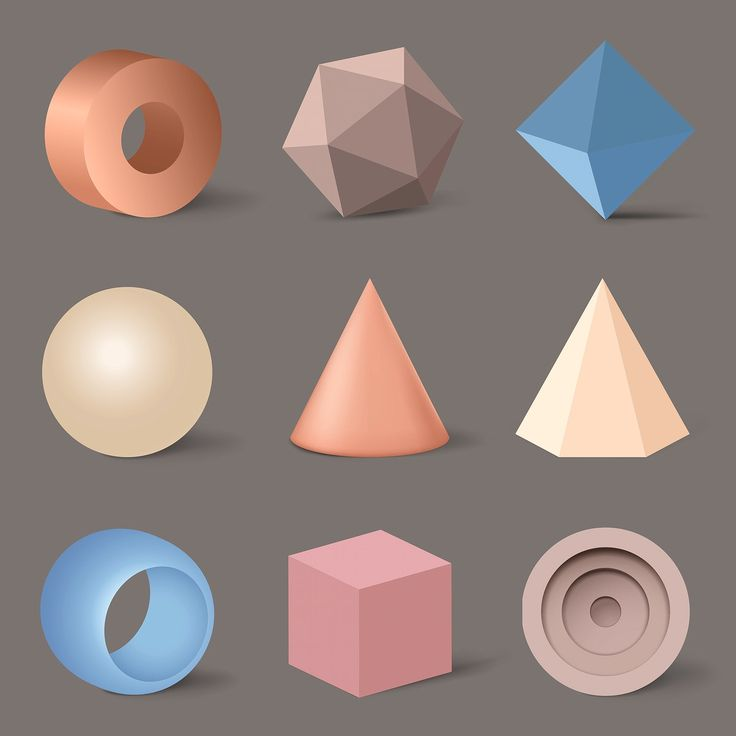
//> input picture data/objects.jpg, 736 x 736 px
$ ./image_find_object_template   (built with g++ and OpenCV 4)
//> lines starting //> are read from the running program, lines starting //| are printed output that depends on the picture; after the words box and inside, x2 and y2 are one past the last pixel; in counts of white or black regions, pixels touching at a corner belong together
#include <opencv2/opencv.hpp>
#include <iostream>

int main() {
    // 1. Load the source image and the template image
    // The template must be smaller than or equal to the source image
    cv::Mat img = cv::imread("data/objects.jpg", cv::IMREAD_COLOR);
//> img is the input picture: 736 rows x 736 cols, CV_8UC3; mean B, G, R 127.2, 131, 145.1
    cv::Mat templ = cv::imread("data/cube.png", cv::IMREAD_COLOR);
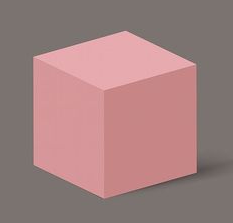
//> input picture data/cube.png, 233 x 223 px
//> templ is the input picture: 223 rows x 233 cols, CV_8UC3; mean B, G, R 127.9, 128.5, 161

    if (img.empty() || templ.empty()) {
        std::cerr << "Error: Could not load images! Check the file paths." << std::endl;
        return -1;
    }

    // 2. Create a matrix to store the comparison results
    // The result matrix size depends on the source and template sizes
    int result_cols = img.cols - templ.cols + 1;
//> result_cols = 504
    int result_rows = img.rows - templ.rows + 1;
//> result_rows = 514
    cv::Mat result;
    result.create(result_rows, result_cols, CV_32FC1);

    // 3. Perform template matching
    // TM_CCOEFF_NORMED is one of the most robust methods (values range from -1 to 1)
    // Higher values mean better match for this specific method
    int match_method = cv::TM_CCOEFF_NORMED;
    cv::matchTemplate(img, templ, result, match_method);
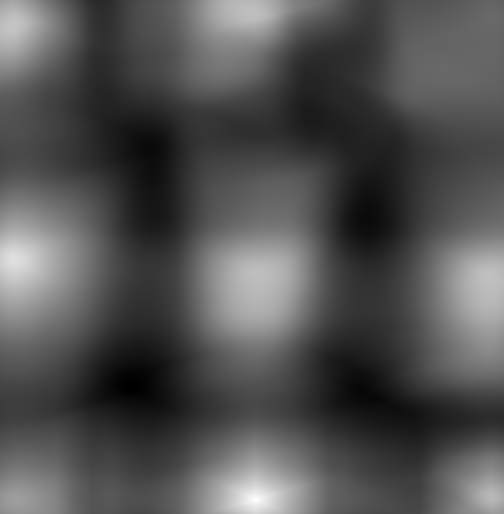
//> result: 514 rows x 504 cols, CV_32FC1; min -0.453, max 1, mean 0.0167; drawn with min black and max white

    // 4. Find the best match position in the result matrix
    double minVal;
    double maxVal;
    cv::Point minLoc;
    cv::Point maxLoc;
    cv::Point matchLoc;

    // minMaxLoc finds the minimum and maximum values and their positions in the matrix
    cv::minMaxLoc(result, &minVal, &maxVal, &minLoc, &maxLoc, cv::Mat());
//> minVal = -0.453; maxVal = 1; minLoc = Point(131, 386); maxLoc = Point(255, 499)

    // For TM_SQDIFF and TM_SQDIFF_NORMED, the best match is the minimum value (minLoc)
    // For other methods (like TM_CCOEFF_NORMED), the best match is the maximum value (maxLoc)
    if (match_method == cv::TM_SQDIFF || match_method == cv::TM_SQDIFF_NORMED) {
        matchLoc = minLoc;
    } else {
        matchLoc = maxLoc;
//> matchLoc = Point(255, 499)
    }

    // (Optional) Define a threshold to verify if the object was actually found
    double threshold = 0.8; // 80% confidence match
    if (maxVal >= threshold) {
        std::cout << "Object found with confidence: " << maxVal * 100 << "%" << std::endl;
//| Object found with confidence: 99.9965%

        // 5. Draw a bounding box around the detected object
        // The rectangle starts at matchLoc and has the same width/height as the template
        cv::Point bottom_right = cv::Point(matchLoc.x + templ.cols, matchLoc.y + templ.rows);
//> bottom_right = Point(488, 722)
        cv::rectangle(img, matchLoc, bottom_right, cv::Scalar(0, 255, 0), 2, cv::LINE_AA);
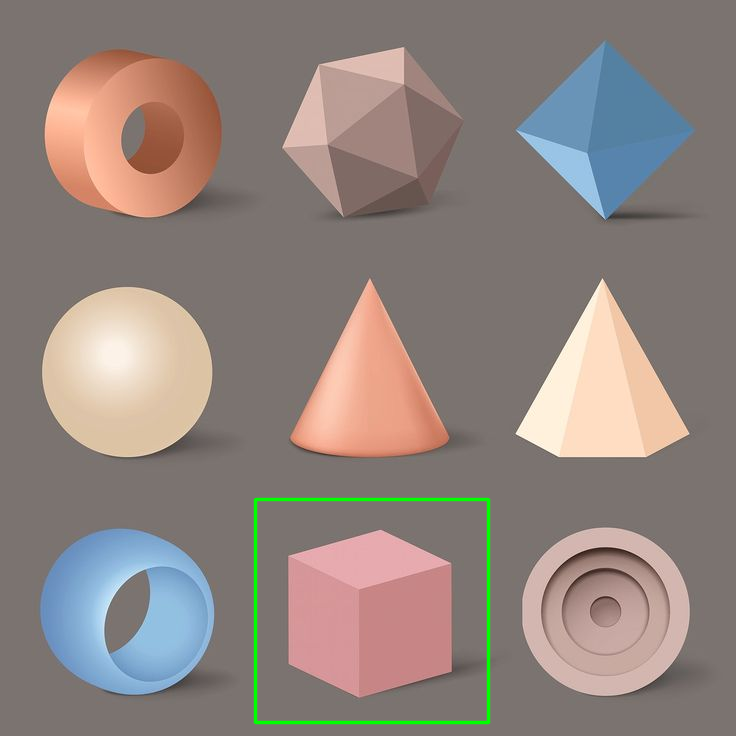
//> img: 736 rows x 736 cols, CV_8UC3; 0.84% of pixels changed, all inside (x1, y1, x2, y2) = (253, 497, 491, 725)
    } else {
        std::cout << "Object not found. Best match confidence was only: " << maxVal * 100 << "%" << std::endl;
    }

    // 6. Display the result
    cv::imshow("Detected Object", img);
    cv::imshow("Template Used", templ);

    cv::waitKey(0); // Wait indefinitely for a key press
    cv::destroyAllWindows();
    return 0;
}
